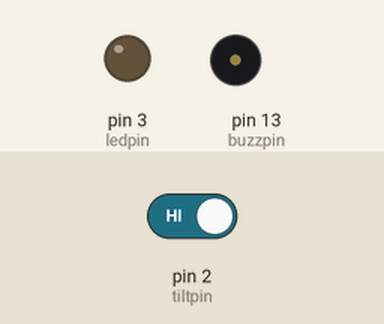
The sketch below on a simulated Arduino Uno, built with avr-gcc and run on an emulated ATmega328P. On the bench: output pins drawn as LEDs (lit = HIGH), buzzer (waves = sounding, pin HIGH). The test bench sets the inputs (shaded band); at power-on: pin 2 (tiltpin) HIGH. What the sketch prints to the serial monitor is not drawn.

Above: at 1.2 s.
1.3 s: pin 2 (tiltpin) driven LOW
At 2.5 s:
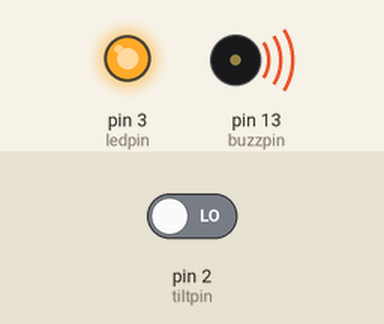
2.8 s: pin 2 (tiltpin) driven HIGH
At 4.1 s:
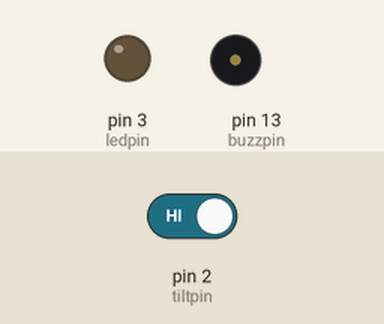
Timing chart, 0 to 5.8 s (numbered marks = the images above; inputs shaded):
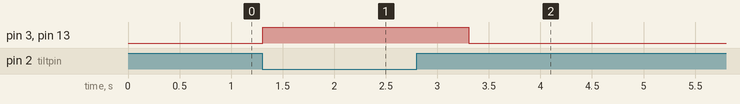

The sketch:

Tilt_sensor.ino
```cpp
int tiltpin=2;
int ledpin=3;
int buzzpin=13;
void setup() {
  // put your setup code here, to run once:
pinMode(tiltpin,INPUT);
pinMode(ledpin,OUTPUT);
pinMode(buzzpin,OUTPUT);
digitalWrite(tiltpin,HIGH);
Serial.begin(9600);
}

void loop() {
  // put your main code here, to run repeatedly:
int val=digitalRead(tiltpin);
Serial.println(val);
if(val==0)
{
  digitalWrite(ledpin,HIGH);
  digitalWrite(buzzpin,HIGH);
  delay(1000);
}
else
{
  digitalWrite(ledpin,LOW);
  digitalWrite(buzzpin,LOW);
}
}
```

Measured:
- after the input at 1.3 s, pin 3 (ledpin), pin 13 (buzzpin): LOW → HIGH at once
- after the input at 2.8 s, pin 3 (ledpin), pin 13 (buzzpin): HIGH → LOW after 0.51 s
